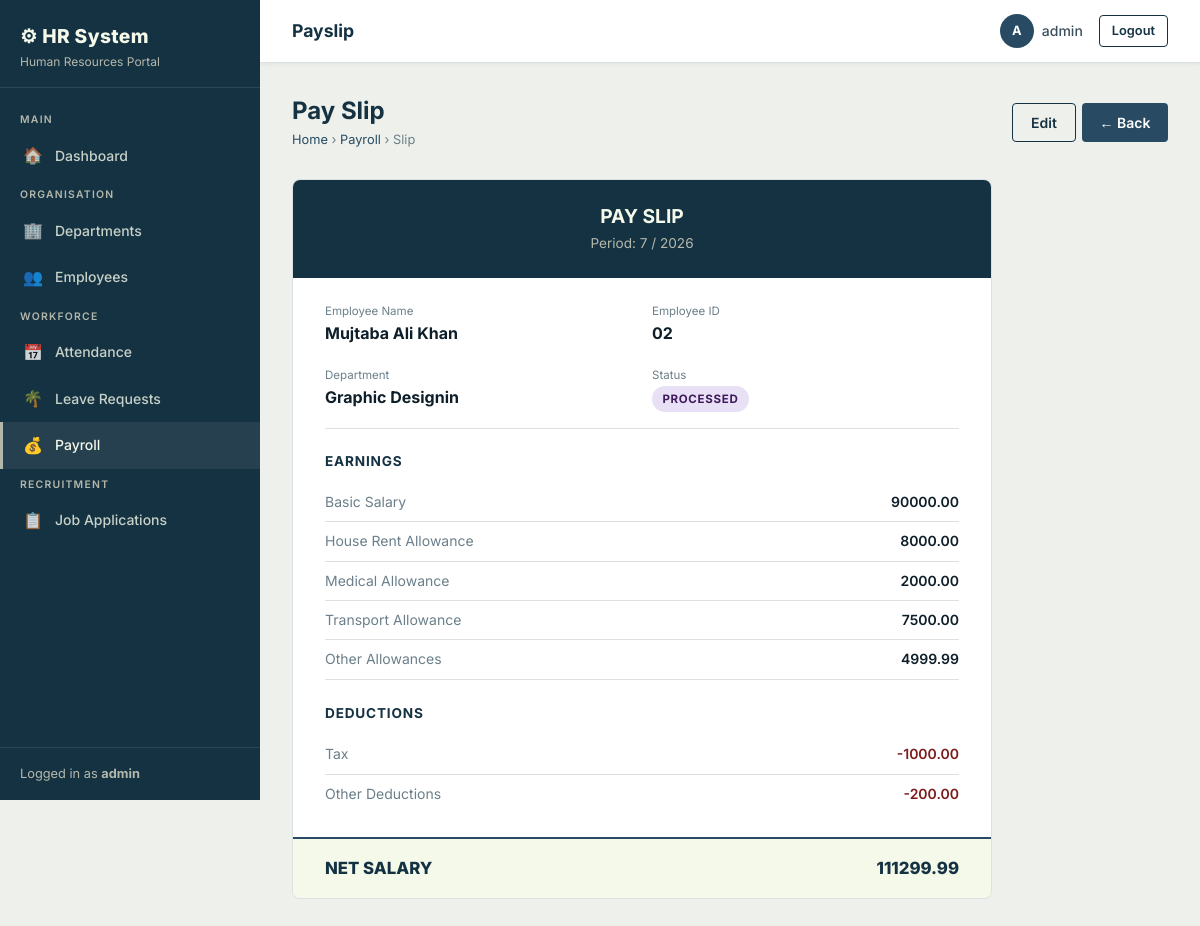
/payroll/2/ (signed in), run on the app's committed database.
### employees/models.py (models this page shows, shortened)
class Payroll(models.Model):
    STATUS_CHOICES = [('draft', 'Draft'), ('processed', 'Processed'), ('paid', 'Paid')]
    employee = models.ForeignKey(Employee, on_delete=models.CASCADE, related_name='payrolls')
    month = models.IntegerField()
    year = models.IntegerField()
    basic_salary = models.DecimalField(max_digits=12, decimal_places=2)
    house_rent = models.DecimalField(max_digits=10, decimal_places=2, default=0)
    medical_allowance = models.DecimalField(max_digits=10, decimal_places=2, default=0)
    transport_allowance = models.DecimalField(max_digits=10, decimal_places=2, default=0)
    other_allowances = models.DecimalField(max_digits=10, decimal_places=2, default=0)
    tax_deduction = models.DecimalField(max_digits=10, decimal_places=2, default=0)
    other_deductions = models.DecimalField(max_digits=10, decimal_places=2, default=0)
    status = models.CharField(max_length=10, choices=STATUS_CHOICES, default='draft')
    processed_on = models.DateTimeField(null=True, blank=True)
    notes = models.TextField(blank=True)
    class Meta:
        unique_together = ('employee', 'month', 'year')
        ordering = ['-year', '-month']
    def gross_salary(self):
        return (self.basic_salary + self.house_rent + self.medical_allowance +
                self.transport_allowance + self.other_allowances)
    def total_deductions(self):
        return self.tax_deduction + self.other_deductions
    def net_salary(self):
        return self.gross_salary() - self.total_deductions()

class Employee(models.Model):
    GENDER_CHOICES = [('M', 'Male'), ('F', 'Female'), ('O', 'Other')]
    STATUS_CHOICES = [('active', 'Active'), ('inactive', 'Inactive'), ('on_leave', 'On Leave')]
    user = models.OneToOneField(User, on_delete=models.CASCADE, null=True, blank=True)
    employee_id = models.CharField(max_length=20, unique=True)
    first_name = models.CharField(max_length=100)
    last_name = models.CharField(max_length=100)
    email = models.EmailField(unique=True)
    phone = models.CharField(max_length=20, blank=True)
    gender = models.CharField(max_length=1, choices=GENDER_CHOICES, blank=True)
    date_of_birth = models.DateField(null=True, blank=True)
    address = models.TextField(blank=True)
    department = models.ForeignKey(Department, on_delete=models.SET_NULL, null=True, blank=True, related_name='employees')
    designation = models.CharField(max_length=100, blank=True)
    date_joined = models.DateField()
    status = models.CharField(max_length=10, choices=STATUS_CHOICES, default='active')
    created_at = models.DateTimeField(auto_now_add=True)
    def full_name(self):
        return f"{self.first_name} {self.last_name}"

class Department(models.Model):
    name = models.CharField(max_length=100)
    code = models.CharField(max_length=10, unique=True)
    description = models.TextField(blank=True)
    manager = models.ForeignKey(
        'Employee', null=True, blank=True,
        on_delete=models.SET_NULL, related_name='managed_departments'
    )
    created_at = models.DateTimeField(auto_now_add=True)

### employees/views.py (the view)
# urls.py: path('payroll/<int:pk>/', views.payroll_detail, name='payroll_detail'),
@login_required
def payroll_detail(request, pk):
    payroll = get_object_or_404(Payroll, pk=pk)
    return render(request, 'employees/payroll_detail.html', {'payroll': payroll})

### employees/templates/employees/payroll_detail.html (shortened to what this page needs)
{% extends 'employees/base.html' %}
{% block page_title %}Payslip{% endblock %}
{% block content %}
<div class="page-header">
  <div>
    <h2>Pay Slip</h2>
    <div class="breadcrumb"><a href="{% url 'dashboard' %}">Home</a> › <a href="{% url 'payroll_list' %}">Payroll</a> › Slip</div>
  </div>
  <div class="btn-group">
    <a href="{% url 'payroll_edit' payroll.pk %}" class="btn btn-outline">Edit</a>
    <a href="{% url 'payroll_list' %}" class="btn btn-secondary">← Back</a>
  </div>
</div>
<div class="payslip">
  <div class="payslip-header">
    <h2>PAY SLIP</h2>
    <p>Period: {{ payroll.month }} / {{ payroll.year }}</p>
  </div>
  <div class="payslip-body">
    <div class="row-2 grid-container" style="margin-bottom:1.5rem; padding-bottom:1rem; border-bottom:1px solid var(--border);">
      <div class="grid-item">
        <div class="text-xs text-muted">Employee Name</div>
        <div class="fw-bold">{{ payroll.employee.full_name }}</div>
      </div>
      <div class="grid-item">
        <div class="text-xs text-muted">Employee ID</div>
        <div class="fw-bold">{{ payroll.employee.employee_id }}</div>
      </div>
      <div class="grid-item">
        <div class="text-xs text-muted">Department</div>
        <div class="fw-bold">{{ payroll.employee.department.name|default:"—" }}</div>
      </div>
      <div class="grid-item">
        <div class="text-xs text-muted">Status</div>
        <span class="badge badge-{{ payroll.status }}">{{ payroll.get_status_display }}</span>
      </div>
    </div>
    <h4 class="text-navy" style="margin-bottom:0.75rem; font-size:0.85rem; text-transform:uppercase; letter-spacing:0.06em;">Earnings</h4>
    <div class="payslip-row"><span class="label">Basic Salary</span><span class="value">{{ payroll.basic_salary }}</span></div>
    <div class="payslip-row"><span class="label">House Rent Allowance</span><span class="value">{{ payroll.house_rent }}</span></div>
    <div class="payslip-row"><span class="label">Medical Allowance</span><span class="value">{{ payroll.medical_allowance }}</span></div>
    <div class="payslip-row"><span class="label">Transport Allowance</span><span class="value">{{ payroll.transport_allowance }}</span></div>
    <div class="payslip-row"><span class="label">Other Allowances</span><span class="value">{{ payroll.other_allowances }}</span></div>
    <br>
    <h4 class="text-navy" style="margin-bottom:0.75rem; font-size:0.85rem; text-transform:uppercase; letter-spacing:0.06em;">Deductions</h4>
    <div class="payslip-row"><span class="label">Tax</span><span class="value" style="color:var(--danger);">-{{ payroll.tax_deduction }}</span></div>
    <div class="payslip-row"><span class="label">Other Deductions</span><span class="value" style="color:var(--danger);">-{{ payroll.other_deductions }}</span></div>
  </div>
  <div class="payslip-total">
    <span>NET SALARY</span>
    <span>{{ payroll.net_salary }}</span>
  </div>
</div>
{% endblock %}

### employees/templates/employees/base.html (shortened to what this page needs)
{% load static %}
<!DOCTYPE html>
<html lang="en">
<head>
  <link rel="stylesheet" href="{% static 'css/hr.css' %}">
</head>
<body>
<div class="app-shell">
  <aside class="sidebar" id="sidebar">
    <div class="sidebar-brand">
      <h1>⚙ HR System</h1>
      <span>Human Resources Portal</span>
    </div>
    <nav class="sidebar-nav">
      <div class="nav-section-label">Main</div>
      <a href="{% url 'dashboard' %}" class="{% if request.resolver_match.url_name == 'dashboard' %}active{% endif %}">
        <span class="nav-icon">🏠</span> Dashboard
      </a>
      <div class="nav-section-label">Organisation</div>
      <a href="{% url 'department_list' %}" class="{% if 'department' in request.resolver_match.url_name %}active{% endif %}">
        <span class="nav-icon">🏢</span> Departments
      </a>
      <a href="{% url 'employee_list' %}" class="{% if 'employee' in request.resolver_match.url_name %}active{% endif %}">
        <span class="nav-icon">👥</span> Employees
      </a>
      <div class="nav-section-label">Workforce</div>
      <a href="{% url 'attendance_list' %}" class="{% if 'attendance' in request.resolver_match.url_name %}active{% endif %}">
        <span class="nav-icon">📅</span> Attendance
      </a>
      <a href="{% url 'leave_list' %}" class="{% if 'leave' in request.resolver_match.url_name %}active{% endif %}">
        <span class="nav-icon">🌴</span> Leave Requests
      </a>
      <a href="{% url 'payroll_list' %}" class="{% if 'payroll' in request.resolver_match.url_name %}active{% endif %}">
        <span class="nav-icon">💰</span> Payroll
      </a>
      <div class="nav-section-label">Recruitment</div>
      <a href="{% url 'application_list' %}" class="{% if 'application' in request.resolver_match.url_name %}active{% endif %}">
        <span class="nav-icon">📋</span> Job Applications
      </a>
    </nav>
    <div class="sidebar-footer">
      {% if request.user.is_authenticated %}
        Logged in as <strong>{{ request.user.username }}</strong>
      {% endif %}
    </div>
  </aside>
  <div class="main-content">
    <header class="topbar">
      <div class="d-flex align-center gap-sm">
        <span class="topbar-title">{% block page_title %}Dashboard{% endblock %}</span>
      </div>
      <div class="topbar-actions">
        <div class="topbar-user">
          <div class="avatar-circle">{{ request.user.username|first|upper }}</div>
          <span>{{ request.user.username }}</span>
        </div>
        <a href="{% url 'logout' %}" class="btn btn-outline btn-sm">Logout</a>
      </div>
    </header>
    <main class="page-content">
      {% block content %}{% endblock %}
    </main>
  </div>
</div>
</body>
</html>

### data on the page
Payroll: month "7", year "2026", employee.full_name "Mujtaba Ali Khan", employee.employee_id "02", employee.department.name "Graphic Designin", status "PROCESSED", basic_salary "90000.00", house_rent "8000.00", medical_allowance "2000.00", transport_allowance "7500.00", other_allowances "4999.99", tax_deduction "1000.00", other_deductions "200.00", net_salary "111299.99"

### other printed values
{{ request.user.username }} "admin"
{{ request.user.username|first|upper }} "A"
